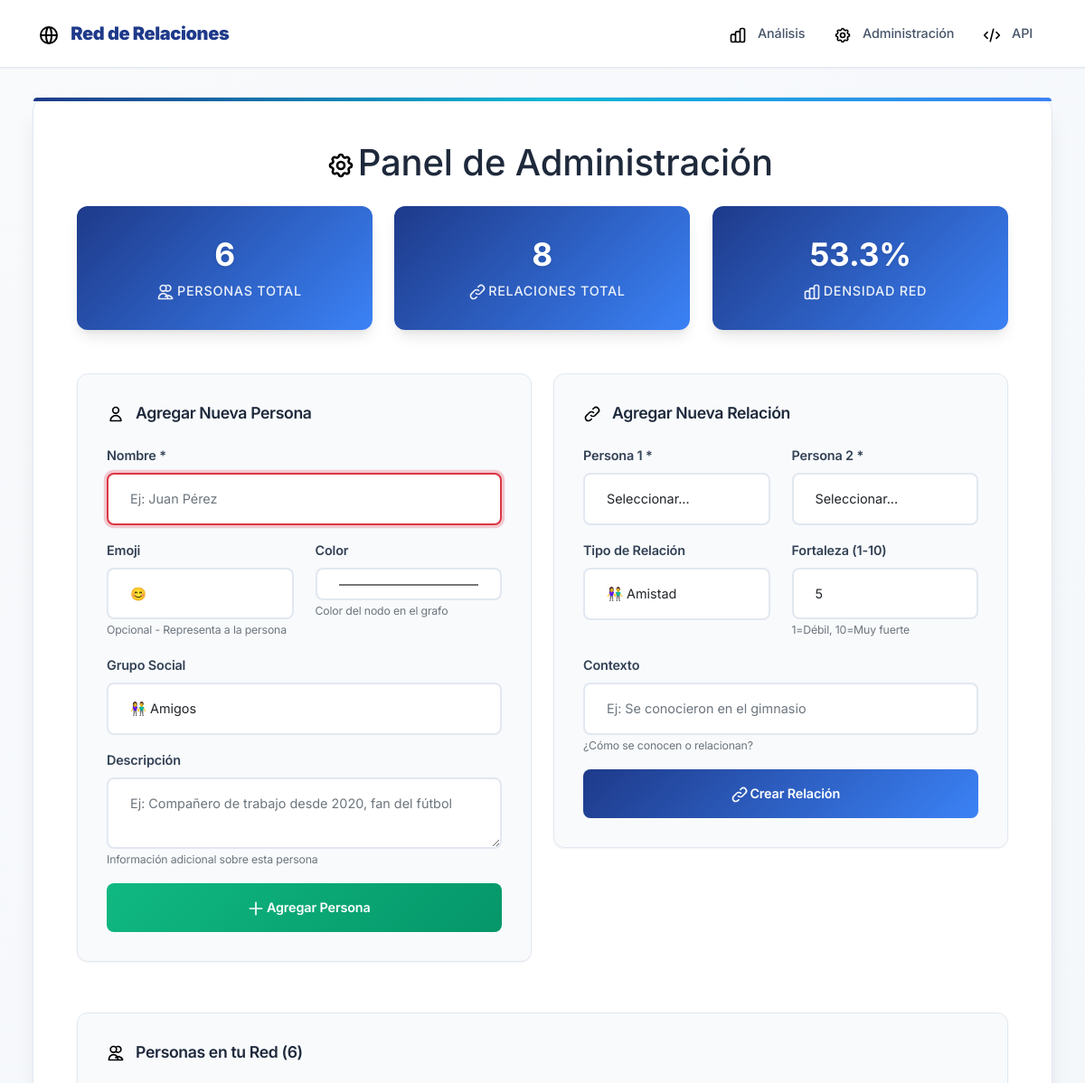
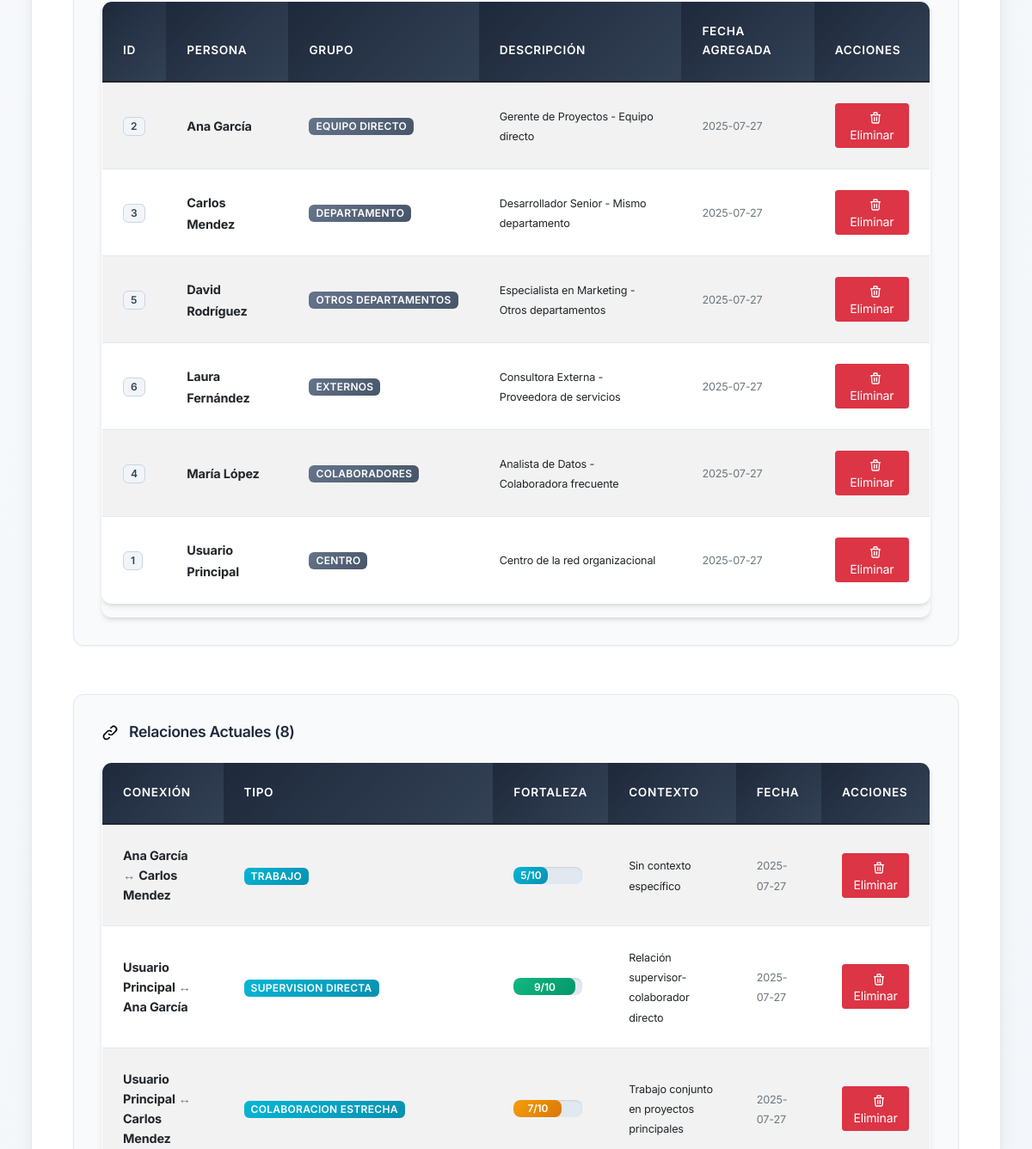
/admin (upper part), run on an earlier commit of the app's database (2 pictures, top to bottom).
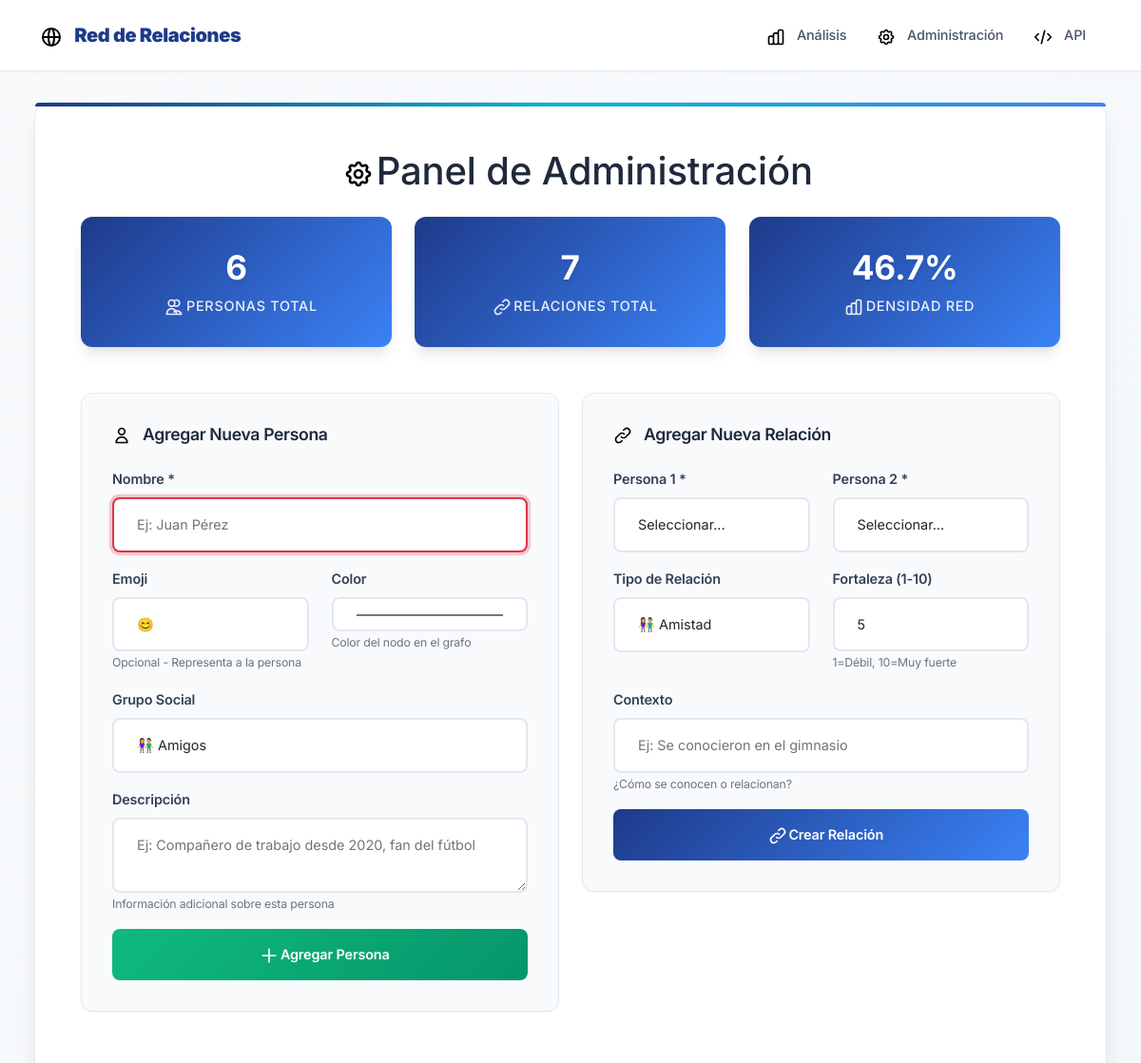
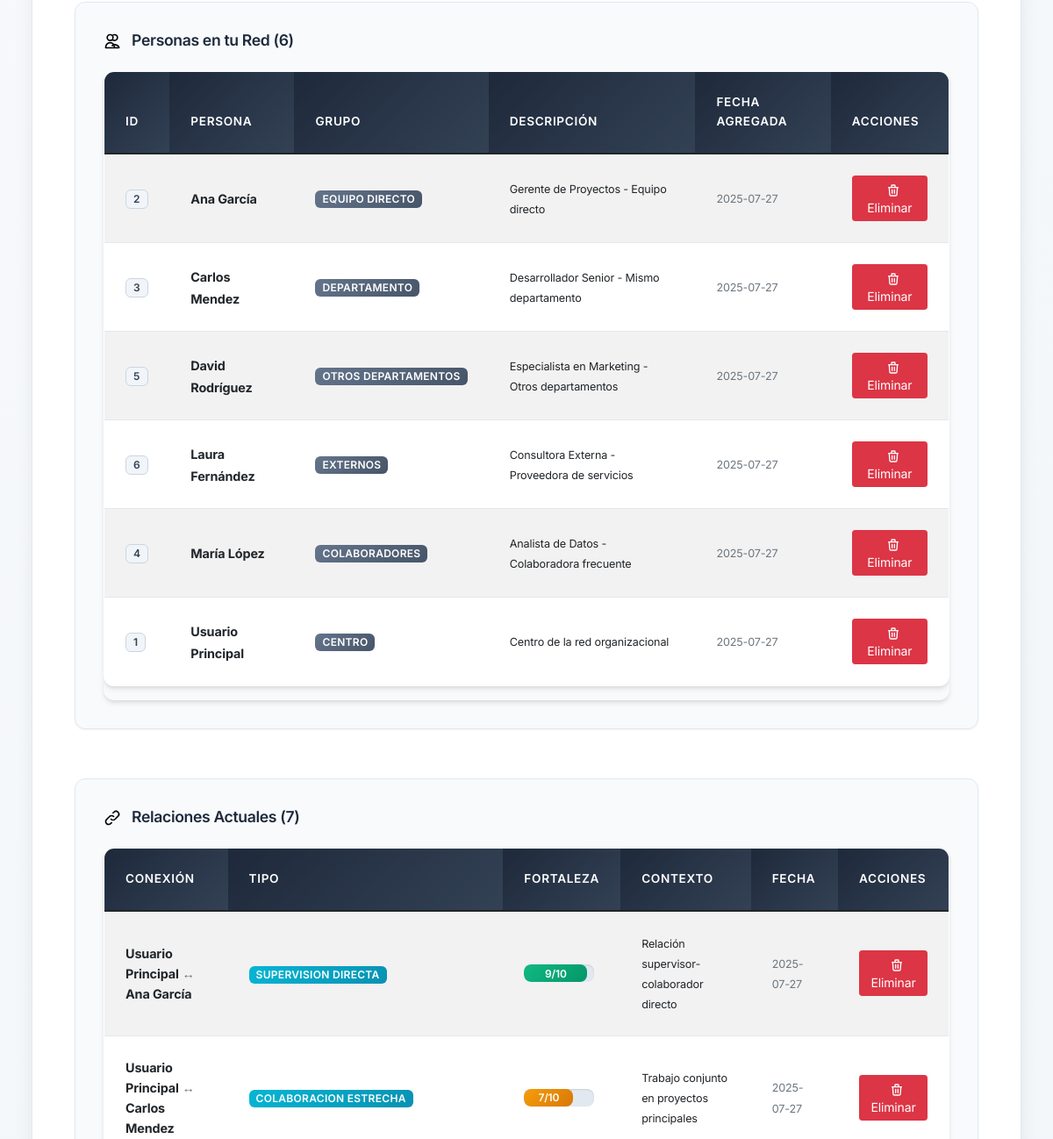
And on a later commit of the database (2 pictures, top to bottom).
### tables this page shows
CREATE TABLE personas (
            id INTEGER PRIMARY KEY AUTOINCREMENT,
            nombre TEXT NOT NULL UNIQUE,
            icono TEXT DEFAULT 'user',
            grupo TEXT DEFAULT 'contactos',
            color TEXT DEFAULT '#3b82f6',
            descripcion TEXT,
            fecha_creacion TIMESTAMP DEFAULT CURRENT_TIMESTAMP
        );

CREATE TABLE relaciones (
            id INTEGER PRIMARY KEY AUTOINCREMENT,
            persona1_id INTEGER,
            persona2_id INTEGER,
            tipo TEXT DEFAULT 'profesional',
            fortaleza INTEGER DEFAULT 5,
            contexto TEXT,
            fecha_creacion TIMESTAMP DEFAULT CURRENT_TIMESTAMP,
            FOREIGN KEY (persona1_id) REFERENCES personas (id),
            FOREIGN KEY (persona2_id) REFERENCES personas (id),
            UNIQUE(persona1_id, persona2_id)
        );

### app.py (the view)
@app.route('/admin')
def admin():
    conn = get_db_connection()
    personas = conn.execute('SELECT * FROM personas ORDER BY nombre').fetchall()
    relaciones = conn.execute('''
        SELECT r.*, p1.nombre as persona1_nombre, p2.nombre as persona2_nombre
        FROM relaciones r
        JOIN personas p1 ON r.persona1_id = p1.id
        JOIN personas p2 ON r.persona2_id = p2.id
        ORDER BY r.fecha_creacion DESC
    ''').fetchall()
    conn.close()
    return render_template('admin.html', personas=personas, relaciones=relaciones)

### app.py (called while the page is built)
def get_db_connection():
    conn = sqlite3.connect(DATABASE)
    conn.row_factory = sqlite3.Row
    return conn

### templates/admin.html (shortened to what this page needs)
{% extends "base.html" %}
{% block content %}
<div class="main-container">
    <h1 class="text-center mb-4">
        <i class="icon icon-settings icon-xl"></i>
        Panel de Administración
    </h1>
    <div class="row mb-4">
        <div class="col-md-4">
            <div class="stats-card">
                <h3>{{ personas|length }}</h3>
                <p class="mb-0">
                    <i class="icon icon-users icon-white"></i>
                    Personas Total
                </p>
            </div>
        </div>
        <div class="col-md-4">
            <div class="stats-card">
                <h3>{{ relaciones|length }}</h3>
                <p class="mb-0">
                    <i class="icon icon-connections icon-white"></i>
                    Relaciones Total
                </p>
            </div>
        </div>
        <div class="col-md-4">
            <div class="stats-card">
                <h3>{{ ((relaciones|length / ((personas|length * (personas|length - 1)) / 2)) * 100)|round(1) if personas|length > 1 else 0 }}%</h3>
                <p class="mb-0">
                    <i class="icon icon-chart icon-white"></i>
                    Densidad Red
                </p>
            </div>
        </div>
    </div>
    <div class="row">
        <div class="col-md-6">
            <div class="admin-panel">
                <h4>
                    <i class="icon icon-user"></i>
                    Agregar Nueva Persona
                </h4>
                <form method="POST" action="{{ url_for('agregar_persona') }}">
                    <div class="mb-3">
                        <label class="form-label">Nombre *</label>
                        <input type="text" class="form-control" name="nombre" required placeholder="Ej: Juan Pérez">
                    </div>
                    <div class="row">
                        <div class="col-md-6">
                            <label class="form-label">Emoji</label>
                            <input type="text" class="form-control" name="emoji" placeholder="😊" maxlength="2">
                            <small class="text-muted">Opcional - Representa a la persona</small>
                        </div>
                        <div class="col-md-6">
                            <label class="form-label">Color</label>
                            <input type="color" class="form-control" name="color" value="#4ecdc4">
                            <small class="text-muted">Color del nodo en el grafo</small>
                        </div>
                    </div>
                    <div class="mb-3 mt-3">
                        <label class="form-label">Grupo Social</label>
                        <select class="form-control" name="grupo">
                            <option value="amigos">👫 Amigos</option>
                        </select>
                    </div>
                    <div class="mb-3">
                        <label class="form-label">Descripción</label>
                        <textarea class="form-control" name="descripcion" rows="2" placeholder="Ej: Compañero de trabajo desde 2020, fan del fútbol"></textarea>
                        <small class="text-muted">Información adicional sobre esta persona</small>
                    </div>
                    <button type="submit" class="btn btn-success btn-custom w-100">
                        <i class="icon icon-plus icon-white"></i>
                        Agregar Persona
                    </button>
                </form>
            </div>
        </div>
        <div class="col-md-6">
            <div class="admin-panel">
                <h4>
                    <i class="icon icon-link"></i>
                    Agregar Nueva Relación
                </h4>
                <form method="POST" action="{{ url_for('agregar_relacion') }}">
                    <div class="row">
                        <div class="col-md-6">
                            <label class="form-label">Persona 1 *</label>
                            <select class="form-control" name="persona1_id" required>
                                <option value="">Seleccionar...</option>
                            </select>
                        </div>
                        <div class="col-md-6">
                            <label class="form-label">Persona 2 *</label>
                            <select class="form-control" name="persona2_id" required>
                                <option value="">Seleccionar...</option>
                            </select>
                        </div>
                    </div>
                    <div class="row mt-3">
                        <div class="col-md-6">
                            <label class="form-label">Tipo de Relación</label>
                            <select class="form-control" name="tipo">
                                <option value="amistad">👫 Amistad</option>
                            </select>
                        </div>
                        <div class="col-md-6">
                            <label class="form-label">Fortaleza (1-10)</label>
                            <input type="number" class="form-control" name="fortaleza" min="1" max="10" value="5">
                            <small class="text-muted">1=Débil, 10=Muy fuerte</small>
                        </div>
                    </div>
                    <div class="mb-3 mt-3">
                        <label class="form-label">Contexto</label>
                        <input type="text" class="form-control" name="contexto" placeholder="Ej: Se conocieron en el gimnasio">
                        <small class="text-muted">¿Cómo se conocen o relacionan?</small>
                    </div>
                    <button type="submit" class="btn btn-primary btn-custom w-100">
                        <i class="icon icon-link icon-white"></i>
                        Crear Relación
                    </button>
                </form>
            </div>
        </div>
    </div>
    <div class="row mt-4">
        <div class="col-12">
            <div class="admin-panel">
                <h4>
                    <i class="icon icon-users"></i>
                    Personas en tu Red ({{ personas|length }})
                </h4>
                <div class="table-responsive">
                    <table class="table table-striped table-hover">
                        <thead class="table-dark">
                            <tr>
                                <th>ID</th>
                                <th>Persona</th>
                                <th>Grupo</th>
                                <th>Descripción</th>
                                <th>Fecha Agregada</th>
                                <th>Acciones</th>
                            </tr>
                        </thead>
                        <tbody>
                            {% for persona in personas %}
                            <tr>
                                <td><span class="badge bg-light text-dark">{{ persona.id }}</span></td>
                                <td>
                                    <strong>{{ persona.nombre }}</strong>
                                </td>
                                <td>
                                    <span class="badge bg-secondary">{{ persona.grupo.replace('_', ' ').title() }}</span>
                                </td>
                                <td>
                                    <small>{{ persona.descripcion or 'Sin descripción' }}</small>
                                </td>
                                <td>
                                    <small class="text-muted">{{ persona.fecha_creacion[:10] if persona.fecha_creacion else 'N/A' }}</small>
                                </td>
                                <td>
                                    {% if persona.nombre != 'Tú' %}
                                    <a href="{{ url_for('eliminar_persona', persona_id=persona.id) }}"
                                       class="btn btn-sm btn-danger"
                                       onclick="return confirm('¿Estás seguro de eliminar a {{ persona.nombre }}? Se eliminarán también todas sus relaciones.')">
                                       <i class="icon icon-trash icon-white icon-sm"></i>
                                       Eliminar
                                    </a>
                                    {% else %}
                                    <span class="badge bg-warning text-dark">
                                        <i class="icon icon-crown icon-sm"></i>
                                        Centro de la Red
                                    </span>
                                    {% endif %}
                                </td>
                            </tr>
                            {% endfor %}
                        </tbody>
                    </table>
                </div>
            </div>
        </div>
    </div>
    <div class="row mt-4">
        <div class="col-12">
            <div class="admin-panel">
                <h4>
                    <i class="icon icon-connections"></i>
                    Relaciones Actuales ({{ relaciones|length }})
                </h4>
                <div class="table-responsive">
                    <table class="table table-striped table-hover">
                        <thead class="table-dark">
                            <tr>
                                <th>Conexión</th>
                                <th>Tipo</th>
                                <th>Fortaleza</th>
                                <th>Contexto</th>
                                <th>Fecha</th>
                                <th>Acciones</th>
                            </tr>
                        </thead>
                        <tbody>
                            {% for relacion in relaciones %}
                            <tr>
                                <td>
                                    <strong>{{ relacion.persona1_nombre }}</strong>
                                    <span class="text-muted">↔</span>
                                    <strong>{{ relacion.persona2_nombre }}</strong>
                                </td>
                                <td>
                                    <span class="badge bg-info">{{ relacion.tipo.replace('_', ' ').title() }}</span>
                                </td>
                                <td>
                                    <div class="progress" style="height: 20px; width: 80px;">
                                        <div class="progress-bar{% if relacion.fortaleza >= 8 %} bg-success{% elif relacion.fortaleza >= 6 %} bg-warning{% elif relacion.fortaleza >= 4 %} bg-info{% else %} bg-secondary{% endif %}" style="width: {{ relacion.fortaleza * 10 }}%;">
                                            {{ relacion.fortaleza }}/10
                                        </div>
                                    </div>
                                </td>
                                <td>
                                    <small>{{ relacion.contexto or 'Sin contexto específico' }}</small>
                                </td>
                                <td>
                                    <small class="text-muted">{{ relacion.fecha_creacion[:10] if relacion.fecha_creacion else 'N/A' }}</small>
                                </td>
                                <td>
                                    <a href="{{ url_for('eliminar_relacion', relacion_id=relacion.id) }}"
                                       class="btn btn-sm btn-danger"
                                       onclick="return confirm('¿Eliminar la relación entre {{ relacion.persona1_nombre }} y {{ relacion.persona2_nombre }}?')">
                                       <i class="icon icon-trash icon-white icon-sm"></i>
                                       Eliminar
                                    </a>
                                </td>
                            </tr>
                            {% endfor %}
                        </tbody>
                    </table>
                </div>
            </div>
        </div>
    </div>
</div>
{% endblock %}

### templates/base.html (shortened to what this page needs)
<!DOCTYPE html>
<html lang="es">
<head>
    <link href="https://cdn.jsdelivr.net/npm/bootstrap@5.1.3/dist/css/bootstrap.min.css" rel="stylesheet">
    <link rel="stylesheet" type="text/css" href="{{ url_for('static', filename='css/base.css') }}">
    <link rel="stylesheet" type="text/css" href="{{ url_for('static', filename='css/index.css') }}">
    <link rel="stylesheet" type="text/css" href="https://unpkg.com/vis-network/standalone/umd/vis-network.min.css" />
</head>
<body>
    <nav class="navbar navbar-expand-lg navbar-light navbar-custom">
        <div class="container">
            <a class="navbar-brand" href="{{ url_for('index') }}">
                <i class="icon icon-network icon-lg"></i>
                <strong>Red de Relaciones</strong>
            </a>
            <div class="navbar-nav ms-auto">
                <a class="nav-link" href="{{ url_for('index') }}">
                    <i class="icon icon-chart"></i>
                    Análisis
                </a>
                <a class="nav-link" href="{{ url_for('admin') }}">
                    <i class="icon icon-settings"></i>
                    Administración
                </a>
                <a class="nav-link" href="/api/grafo" target="_blank">
                    <i class="icon icon-code"></i>
                    API
                </a>
            </div>
        </div>
    </nav>
    <div class="container-fluid">
        {% block content %}{% endblock %}
    </div>
</body>
</html>

What changed in the data, as far as the page shows it:
removed relaciones: persona1_nombre "Ana García", persona2_nombre "Carlos Mendez", tipo.replace "TRABAJO", fortaleza "5", contexto "Sin contexto específico", fecha_creacion "2025-07-27"
Also different on the page:
{{ relaciones|length }}: "8" → "7"
text no longer shown: "53.3"
text now shown: "46.7"
